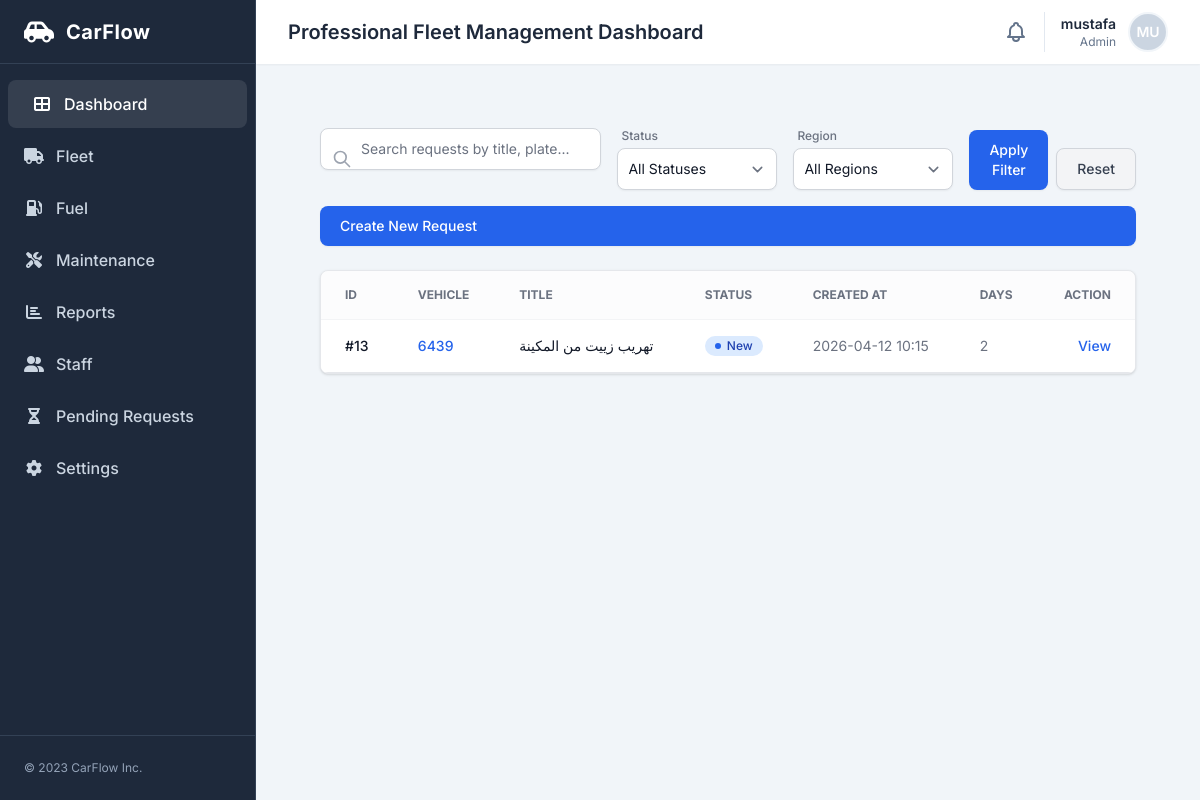
The page /maintenance/requests/ (signed in) on the database its author committed.
### maintenance/models.py (models this page shows)
class MaintenanceRequest(models.Model):
    STATUS_CHOICES = [
        ("new", "New"),
        ("approved", "Approved"),
        ("in_progress", "In Progress"),
        ("completed", "Completed"),
    ]
    car = models.ForeignKey(
        "fleet.Car",
        on_delete=models.CASCADE,
        related_name="maintenance_requests"
    )
    title = models.CharField(max_length=200)
    description = models.TextField()
    odometer = models.PositiveIntegerField(default=0)
    status = models.CharField(
        max_length=20,
        choices=STATUS_CHOICES,
        default="new",
        db_index=True,
    )
    created_by = models.ForeignKey(
        settings.AUTH_USER_MODEL,
        on_delete=models.SET_NULL,
        null=True
    )
    created_at = models.DateTimeField(auto_now_add=True)
    updated_at = models.DateTimeField(auto_now=True)
    previous_car_status = models.CharField(
        max_length=20,
        choices=Car.STATUS_CHOICES,
        null=True,
        blank=True,
    )
    completion_comment = models.TextField(blank=True)
    completed_at = models.DateTimeField(null=True, blank=True)

### fleet/models.py (models this page shows, shortened)
class Car(models.Model):
    STATUS_CHOICES = [
        ("available", "Available"),
        ("assigned", "Assigned"),
        ("maintenance", "Maintenance"),
        ("inactive", "Inactive"),
    ]
    VEHICLE_TYPE_CHOICES = [
        ("Sedan", "Sedan"),
        ("Reefer Van", "Chiller Van"),
        ("Reefer Truck", "Reefer Truck"),
        ("Reefer Pickup", "Reefer Pickup"),
    ]
    plate_number = models.CharField(max_length=20, unique=True, db_index=True)
    brand = models.CharField(max_length=100, default='Unknown')
    vehicle_type = models.CharField(max_length=100, choices=VEHICLE_TYPE_CHOICES, verbose_name="Vehicle Type", default="Sedan")
    year = models.PositiveIntegerField()
    vin = models.CharField(max_length=64, blank=True)
    status = models.CharField(
        max_length=20,
        choices=STATUS_CHOICES,
        default="available",
        db_index=True,
    )
    region = models.ForeignKey(
        "accounts.Region",
        on_delete=models.SET_NULL,
        null=True,
        blank=True,
        related_name="cars",
    )
    notes = models.TextField(blank=True)
    current_mileage = models.PositiveIntegerField(default=0, db_index=True)
    qr_token = models.CharField(max_length=128, unique=True, null=True, blank=True, db_index=True)
    qr_enabled = models.BooleanField(default=True, db_index=True)
    qr_code_image = models.ImageField(upload_to="qr_codes/", null=True, blank=True)
    created_at = models.DateTimeField(auto_now_add=True)
    class Meta:
        ordering = ["plate_number"]

### maintenance/views.py (the view)
# urls.py: path("requests/", MaintenanceRequestListView.as_view(), name="request_list"),
class MaintenanceRequestListView(LoginRequiredMixin, ListView):
    model = MaintenanceRequest
    paginate_by = 20
    template_name = "maintenance/request_list.html"
    def get_queryset(self):
        qs = super().get_queryset().order_by("-created_at")
        q = self.request.GET.get("q")
        status = self.request.GET.get("status")
        region = self.request.GET.get("region")
        if q:
            qs = qs.filter(
                Q(title__icontains=q) |
                Q(car__plate_number__icontains=q) |
                Q(description__icontains=q)
            )
        if status:
            qs = qs.filter(status=status)
        if region:
            qs = qs.filter(car__region_id=region)
        return qs
    def get_context_data(self, **kwargs):
        context = super().get_context_data(**kwargs)
        context["regions"] = Region.objects.all()
        requests_with_days = []
        for req in context["object_list"]:
            start_date = req.created_at.date()
            end_date = req.updated_at.date() if req.status == "completed" else timezone.localdate()
            days_count = (end_date - start_date).days + 1
            requests_with_days.append({
                "object": req,
                "days_count": days_count
            })
        context["requests_with_days"] = requests_with_days
        return context

### maintenance/templates/maintenance/request_list.html (shortened to what this page needs)
{% extends "base.html" %}
{% block content %}
<div class="flex-1 overflow-y-auto p-4 sm:p-6 lg:p-8 custom-scrollbar">
  <section class="bg-transparent mb-6">
    <div class="flex flex-col xl:flex-row gap-4 xl:items-end justify-between">
      <form method="get" class="flex flex-col md:flex-row gap-4 flex-1">
        <div class="relative w-full md:w-96">
          <div class="absolute inset-y-0 left-0 flex items-center pl-3 pointer-events-none">
          </div>
          <input class="block w-full p-2.5 pl-10 text-sm text-gray-900 border border-gray-300 rounded-lg bg-white focus:ring-blue-500 focus:border-blue-500 shadow-sm" name="q" value="{{ request.GET.q }}" placeholder="Search requests by title, plate..." type="text">
        </div>
        <div class="relative w-full md:w-auto">
          <div class="flex flex-col">
            <label class="text-xs font-medium text-gray-500 mb-1 ml-1" for="status-filter">Status</label>
            <select class="bg-white border border-gray-300 text-gray-900 text-sm rounded-lg focus:ring-blue-500 focus:border-blue-500 block w-full p-2.5 min-w-[160px] shadow-sm" id="status-filter" name="status">
              <option value="">All Statuses</option>
            </select>
          </div>
        </div>
        <div class="relative w-full md:w-auto">
          <div class="flex flex-col">
            <label class="text-xs font-medium text-gray-500 mb-1 ml-1" for="region-filter">Region</label>
            <select class="bg-white border border-gray-300 text-gray-900 text-sm rounded-lg focus:ring-blue-500 focus:border-blue-500 block w-full p-2.5 min-w-[160px] shadow-sm" id="region-filter" name="region">
              <option value="">All Regions</option>
            </select>
          </div>
        </div>
        <div class="flex items-end gap-2">
          <button type="submit" class="text-white bg-blue-600 hover:bg-blue-700 focus:ring-4 focus:ring-blue-300 font-medium rounded-lg text-sm px-5 py-2.5 focus:outline-none shadow-sm transition-colors">Apply Filter</button>
          <a href="{% url 'maintenance:request_list' %}" class="text-gray-700 bg-gray-100 hover:bg-gray-200 focus:ring-4 focus:ring-gray-300 font-medium rounded-lg text-sm px-5 py-2.5 focus:outline-none shadow-sm transition-colors border border-gray-300 flex items-center justify-center">Reset</a>
        </div>
      </form>
      <a href="{% url 'maintenance:request_create' %}" class="text-white bg-blue-600 hover:bg-blue-700 focus:ring-4 focus:ring-blue-300 font-medium rounded-lg text-sm px-5 py-2.5 focus:outline-none shadow-sm flex-shrink-0">Create New Request</a>
    </div>
  </section>
  <section class="bg-white rounded-lg shadow border border-gray-200 overflow-hidden">
    <div class="overflow-x-auto">
      <table class="w-full text-sm text-left text-gray-500">
        <thead class="text-xs text-gray-500 font-bold bg-gray-50/50 uppercase border-b border-gray-100">
          <tr>
            <th class="px-6 py-4" scope="col">ID</th>
            <th class="px-6 py-4" scope="col">Vehicle</th>
            <th class="px-6 py-4" scope="col">Title</th>
            <th class="px-6 py-4" scope="col">Status</th>
            <th class="px-6 py-4" scope="col">Created At</th>
            <th class="px-6 py-4" scope="col">Days</th>
            <th class="px-6 py-4 text-right" scope="col">Action</th>
          </tr>
        </thead>
        <tbody>
          {% for req_data in requests_with_days %}
          {% with req=req_data.object %}
          <tr class="bg-white border-b hover:bg-gray-50 transition-colors">
            <td class="px-6 py-4 font-medium text-gray-900">#{{ req.pk }}</td>
            <td class="px-6 py-4 font-medium text-blue-600">
                <a href="{% url 'fleet:car_detail' req.car.pk %}">{{ req.car.plate_number }}</a>
            </td>
            <td class="px-6 py-4 text-gray-900">{{ req.title }}</td>
            <td class="px-6 py-4">
              {% if req.status == 'new' %}
              <span class="bg-blue-100 text-blue-800 text-xs font-medium px-2.5 py-0.5 rounded-full flex items-center w-fit gap-1.5"><span class="w-1.5 h-1.5 rounded-full bg-blue-600"></span> New</span>
              {% elif req.status == 'approved' %}
              <span class="bg-indigo-100 text-indigo-800 text-xs font-medium px-2.5 py-0.5 rounded-full flex items-center w-fit gap-1.5"><span class="w-1.5 h-1.5 rounded-full bg-indigo-600"></span> Approved</span>
              {% elif req.status == 'in_progress' %}
              <span class="bg-yellow-100 text-yellow-800 text-xs font-medium px-2.5 py-0.5 rounded-full flex items-center w-fit gap-1.5"><span class="w-1.5 h-1.5 rounded-full bg-yellow-600"></span> In Progress</span>
              {% elif req.status == 'completed' %}
              <span class="bg-green-100 text-green-800 text-xs font-medium px-2.5 py-0.5 rounded-full flex items-center w-fit gap-1.5"><span class="w-1.5 h-1.5 rounded-full bg-green-600"></span> Completed</span>
              {% else %}
              <span class="bg-gray-100 text-gray-800 text-xs font-medium px-2.5 py-0.5 rounded-full flex items-center w-fit gap-1.5"><span class="w-1.5 h-1.5 rounded-full bg-gray-600"></span> {{ req.get_status_display }}</span>
              {% endif %}
            </td>
            <td class="px-6 py-4 text-gray-500">{{ req.created_at|date:"Y-m-d H:i" }}</td>
            <td class="px-6 py-4 text-gray-500">
              {{req_data.days_count}}
            </td>
            <td class="px-6 py-4 text-right">
              <a href="{% url 'maintenance:request_detail' req.pk %}" class="font-medium text-blue-600 hover:underline">View</a>
            </td>
          </tr>
          {% endwith %}
          {% empty %}
          <tr><td class="px-6 py-4 text-center" colspan="7">No maintenance requests found</td></tr>
          {% endfor %}
        </tbody>
      </table>
    </div>
  </section>
</div>
{% endblock %}

### templates/partials/navbar.html (shortened to what this page needs)
<header class="h-16 flex items-center justify-between px-4 sm:px-6 lg:px-8 bg-white shadow-sm z-10">
<div class="flex items-center gap-3">
<h1 class="text-base sm:text-xl font-semibold text-slate-800 truncate max-w-[60vw] md:max-w-none">Professional Fleet Management Dashboard</h1>
</div>
<div class="flex items-center space-x-4">
<button class="text-slate-500 hover:text-slate-700 focus:outline-none">
</button>
<div class="flex items-center gap-3 border-l border-slate-200 pl-4 relative">
    <button id="user-menu-btn" class="flex items-center gap-3 focus:outline-none">
        <div class="text-right hidden sm:block">
            <p class="text-sm font-semibold text-slate-800">
                {% if request.user.is_authenticated %}
                    {{ request.user.get_full_name|default:request.user.username }}
                {% else %}
                    Guest
                {% endif %}
            </p>
            <p class="text-xs text-slate-500">
                {% if request.user.is_authenticated and request.user.groups.first %}
                    {{ request.user.groups.first.name }}
                {% elif request.user.is_authenticated %}
                    User
                {% else %}
                    Guest
                {% endif %}
            </p>
        </div>
        <div class="h-10 w-10 rounded-full bg-slate-300 flex items-center justify-center text-white font-semibold text-sm border-2 border-slate-100">
            {% if request.user.is_authenticated %}
                {{ request.user.username|slice:":2"|upper }}
            {% else %}
                GU
            {% endif %}
        </div>
    </button>
</div>
</header>

### templates/base.html (style rules this page uses)
body { font-family:'Inter',sans-serif;background-color:#f3f4f6 }

### rows shown on the page
MaintenanceRequest: object.pk "13", object.car.plate_number "6439", object "تهريب زييت من المكينة", status "new" (drawn), object.created_at "2026-04-12 10:15", days_count "2"

### other values the page prints
{{ request.user.get_full_name|default:request.user.username }} "mustafa"
{{ request.user.groups.first.name }} "Admin"
{{ request.user.username|slice:":2"|upper }} "MU"
